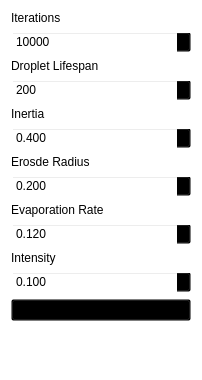
<?xml version="1.0" encoding="UTF-8"?>
<ui version="4.0">
 <class>Erosion</class>
 <widget class="QWidget" name="Erosion">
  <property name="geometry">
   <rect>
    <x>0</x>
    <y>0</y>
    <width>202</width>
    <height>380</height>
   </rect>
  </property>
  <property name="windowTitle">
   <string>Form</string>
  </property>
  <property name="styleSheet">
   <string notr="true">background-color: rgba(0,0,0,0);</string>
  </property>
  <layout class="QVBoxLayout" name="verticalLayout">
   <item>
    <widget class="QLabel" name="label">
     <property name="text">
      <string>Iterations</string>
     </property>
    </widget>
   </item>
   <item>
    <widget class="QSpinBox" name="spin_iterations">
     <property name="minimum">
      <number>1</number>
     </property>
     <property name="maximum">
      <number>99999999</number>
     </property>
     <property name="value">
      <number>10000</number>
     </property>
    </widget>
   </item>
   <item>
    <widget class="QLabel" name="label_7">
     <property name="text">
      <string>Droplet Lifespan</string>
     </property>
    </widget>
   </item>
   <item>
    <widget class="QSpinBox" name="spin_life">
     <property name="maximum">
      <number>100000</number>
     </property>
     <property name="value">
      <number>200</number>
     </property>
     <property name="displayIntegerBase">
      <number>10</number>
     </property>
    </widget>
   </item>
   <item>
    <widget class="QLabel" name="label_2">
     <property name="text">
      <string>Inertia</string>
     </property>
    </widget>
   </item>
   <item>
    <widget class="QDoubleSpinBox" name="spin_inertia">
     <property name="decimals">
      <number>3</number>
     </property>
     <property name="maximum">
      <double>1.000000000000000</double>
     </property>
     <property name="singleStep">
      <double>0.010000000000000</double>
     </property>
     <property name="value">
      <double>0.400000000000000</double>
     </property>
    </widget>
   </item>
   <item>
    <widget class="QLabel" name="label_5">
     <property name="text">
      <string>Erosde Radius</string>
     </property>
    </widget>
   </item>
   <item>
    <widget class="QDoubleSpinBox" name="spin_radius">
     <property name="decimals">
      <number>3</number>
     </property>
     <property name="maximum">
      <double>50.000000000000000</double>
     </property>
     <property name="singleStep">
      <double>0.010000000000000</double>
     </property>
     <property name="value">
      <double>0.200000000000000</double>
     </property>
    </widget>
   </item>
   <item>
    <widget class="QLabel" name="label_6">
     <property name="text">
      <string>Evaporation Rate</string>
     </property>
    </widget>
   </item>
   <item>
    <widget class="QDoubleSpinBox" name="spin_evaporation">
     <property name="decimals">
      <number>3</number>
     </property>
     <property name="maximum">
      <double>1.000000000000000</double>
     </property>
     <property name="singleStep">
      <double>0.010000000000000</double>
     </property>
     <property name="value">
      <double>0.120000000000000</double>
     </property>
    </widget>
   </item>
   <item>
    <widget class="QLabel" name="label_8">
     <property name="text">
      <string>Intensity</string>
     </property>
    </widget>
   </item>
   <item>
    <widget class="QDoubleSpinBox" name="spin_smooth">
     <property name="decimals">
      <number>3</number>
     </property>
     <property name="maximum">
      <double>1.000000000000000</double>
     </property>
     <property name="singleStep">
      <double>0.010000000000000</double>
     </property>
     <property name="value">
      <double>0.100000000000000</double>
     </property>
    </widget>
   </item>
   <item>
    <widget class="QPushButton" name="run_btn">
     <property name="text">
      <string>Go</string>
     </property>
    </widget>
   </item>
   <item>
    <spacer name="verticalSpacer">
     <property name="orientation">
      <enum>Qt::Vertical</enum>
     </property>
     <property name="sizeHint" stdset="0">
      <size>
       <width>20</width>
       <height>40</height>
      </size>
     </property>
    </spacer>
   </item>
  </layout>
 </widget>
 <resources/>
 <connections/>
</ui>
